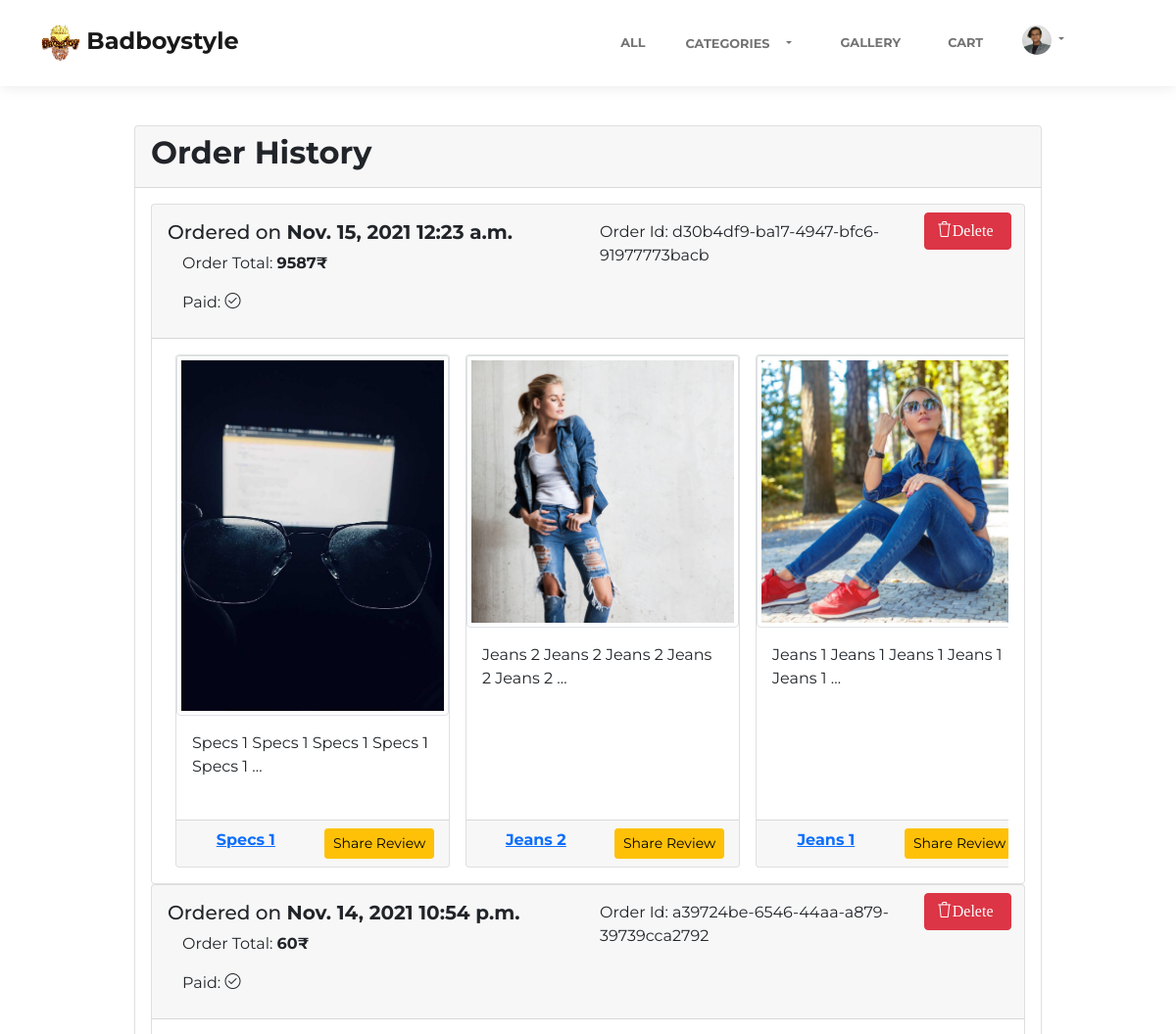
/order/history (signed in, upper part), run on an earlier commit of the app's database.
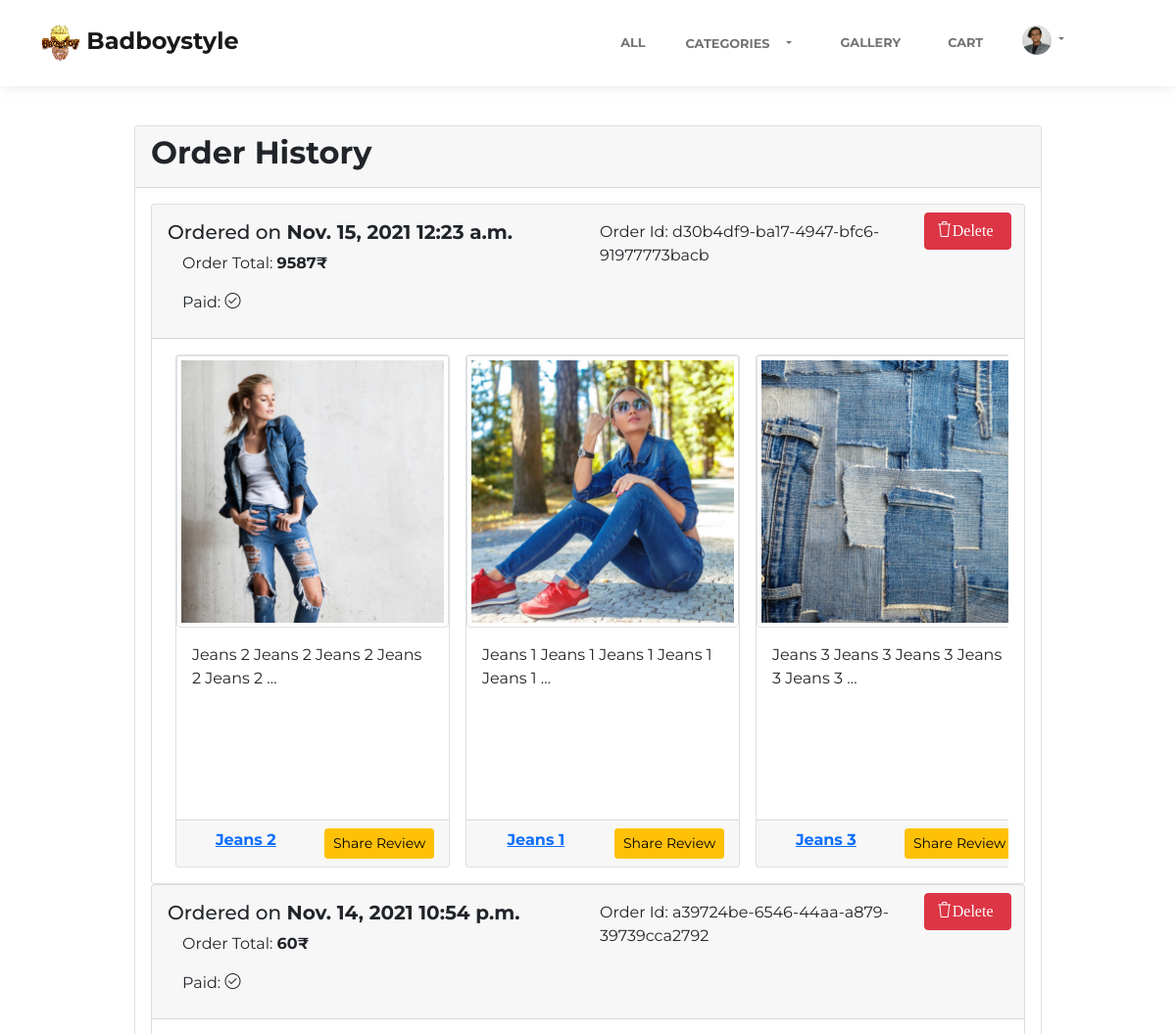
And on a later commit of the database.
### order/models.py (models this page shows, shortened)
class Order(models.Model):
    generated_order_id = models.CharField(max_length=100,  default=uuid.uuid4, unique=True)
    products = models.ManyToManyField(Product, related_name='product_of_order')
    user = models.ForeignKey(User, on_delete=models.CASCADE)
    payment_method = models.CharField(max_length=1000)
    date = models.DateField(auto_now_add=True)
    time = models.TimeField(auto_now_add=True)
    address = models.TextField()
    city = models.CharField(max_length=1000)
    state = models.CharField(max_length=1000)
    zip = models.PositiveBigIntegerField()
    phonenumber = models.PositiveBigIntegerField()
    amount = models.PositiveIntegerField()
    dispatched = models.BooleanField()
    dispatched_timestamp = models.DateTimeField(auto_now_add=True)
    delivered = models.BooleanField()
    delivered_timestamp = models.DateTimeField(auto_now_add=True)
    paid = models.BooleanField()
    class Meta:
        ordering = ['-date']

### product/models.py (models this page shows, shortened)
class Product(models.Model):
    name = models.CharField(max_length=1000, unique=True)
    type = models.ForeignKey(Type, on_delete=models.CASCADE, related_name="type_of_product")
    sizes_available = models.ManyToManyField(Size, related_name="size_available_of_product")
    colors_available = models.ManyToManyField(Color, related_name="colors_available_of_product")
    image = models.ImageField(upload_to='products/%Y/%m/%d/')
    image2 = models.ImageField(upload_to='products/%Y/%m/%d/', blank = True, null = True)
    image3 = models.ImageField(upload_to='products/%Y/%m/%d/', blank = True, null = True)
    description = models.TextField()
    detail = models.TextField()
    specification = models.ForeignKey(Specification, on_delete=models.CASCADE, related_name="specification_of_product", blank=True, null=True)
    offer = models.ForeignKey(Offer, on_delete=models.CASCADE, related_name="offer_of_product", blank=True, null=True)
    stock = models.PositiveBigIntegerField(default=1)
    created = models.DateTimeField(auto_now_add = True)
    edited = models.DateTimeField(auto_now = True)
    price = models.FloatField(default=0)
    generated_product_id = models.CharField(max_length=100,  default=uuid.uuid4, unique=True)
    class Meta:
        ordering = ['edited']

### order/views.py (the view)
# urls.py: path('history', views.history, name = 'history'),
@login_required
def history(request):
    orders = Order.objects.filter(user = request.user)
    context = {
        "orders": orders,
    }
    return render(request, 'order/history.html', context)

### home/context_processors.py (called while the page is built)
def get_categories(request):
    categories = Type.objects.all()
    return {
        'categories': categories,
    }

def get_offers(request):
    offers = Offer.objects.all()
    return {
        'offers': offers,
    }

def get_cart_items(request):
    number_of_items_in_cart = len(Item.objects.all())
    return {
        'number_of_items_in_cart':number_of_items_in_cart,
    }

### product/models.py (called while the page is built)
    def __str__(self):
        return self.name

### order/templates/order/history.html (shortened to what the changed rows need)
{% extends 'home/layout.html' %}
{% block body %}
<main class="page mt-5 mb-5">
    <section>
        <div class="container">
            <div class="row">
                <div class="col-lg-10 col-sm-12">
                    <div class="card">
                        <div class="card-header">
                            <h2 class="font-weight-bold">Order History</h2>
                        </div>
                        <div class="card-body">
                        {% for order in orders %}
                        <div class="card">
                            <div class="card-header">
                                <div class="row">
                                    <div class="col-lg-6">
                                        <div class="row-lg-12">
                                            <h5 class="pt-2">Ordered on <b>{{ order.date }} {{ order.time }}</b></h5>
                                        </div>
                                        <div class="row-lg-12">
                                            <div class="col-lg-6">
                                                <p>Order Total: <b>{{ order.amount }}₹</b></p>
                                            </div>
                                            {% if order.paid %}
                                            <div class="col-lg-6">
                                                <p>Paid: <i class="icon-check"></i></p>
                                            </div>
                                            {% endif %}
                                        </div>
                                    </div>
                                    <div class="col-lg-6">
                                        <div class="row">
                                            <div class="col-lg-9 pt-2">
                                                <p>Order Id: {{ order.generated_order_id }}</p>
                                            </div>
                                            <div class="col-lg-3">
                                                <a href="{% url 'order:delete' order.generated_order_id %}" class="btn btn-md btn-danger"><i class="icon-trash">Delete</i></a>
                                            </div>
                                        </div>
                                    </div>
                                </div>
                            </div>
                            <div class="card-body">
                                <div class="d-flex flex-row flex-nowrap overflow-auto">
                                    {% for product in order.products.all %}
                                    <div class="card card-block mx-2" style="min-width: 280px; max-width: 280px;">
                                        <img class="card-img-top img-thumbnail" src="{{ product.image.url }}" alt="">
                                        <div class="card-body">
                                            <p>{{ product.description|truncatewords:10 }}</p>
                                        </div>
                                        <div class="card-footer font-weight-bold d-flex justify-content-center">
                                            <div class="row">
                                                <div class="col-lg-6">
                                                    <a href="{% url 'product:index' product.name %}" >{{ product.name }}</a>
                                                </div>
                                                <div class="col-lg-6">
                                                    <a href="{% url 'review:index' product.name %}" class="btn btn-sm btn-warning">Share Review</a>
                                                </div>
                                            </div>
                                        </div>
                                    </div>
                                    {% endfor %}
                                </div>
                            </div>
                        </div>
                        {% endfor %}
                        </div>
                    </div>
                </div>
            </div>
        </div>
    </section>
</main>
{% endblock %}

What changed in the data, as far as the page shows it:
changed Order "Nov. 15, 2021": loses Product (image (picture), description "Specs 1 Specs 1 Specs 1 Specs 1 Specs 1 …", name "Specs 1"); gains Product (image (picture), description "Jeans 3 Jeans 3 Jeans 3 Jeans 3 Jeans 3 …", name "Jeans 3")
